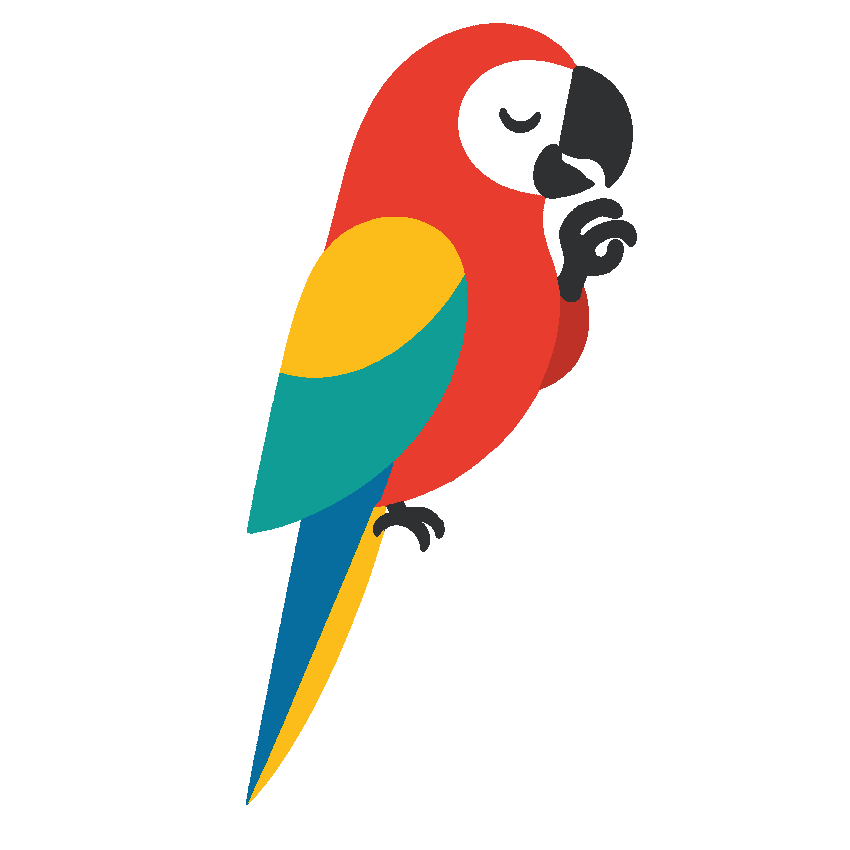
#> input picture resources/waajacamaya.png, 850 x 850 px
$ python -i transparent_hole_knockout.py   (imports and definitions only)
#> lines starting #> are read from the running program, lines starting #| are printed output that depends on the picture
#> further down, picture is the input picture: PIL image 850x850 RGBA; mean R, G, B, A 27.2, 19.1, 12.9, 45.6
#!/usr/bin/env python3
from __future__ import annotations

import argparse
import json
import shutil
import sys
from dataclasses import dataclass
from pathlib import Path
from typing import Any

import numpy as np
from PIL import Image, ImageDraw, ImageFilter


Shape = dict[str, Any]


@dataclass(slots=True)
class KnockoutItem:
    file: str
    erase: list[Shape]
    protect: list[Shape]
    force_erase: list[Shape]
    match: dict[str, Any] | None
    feather: float
    protect_feather: float
    supersample: int


def die(message: str) -> None:
    print(f"transparent_hole_knockout.py: error: {message}", file=sys.stderr)
    raise SystemExit(2)


# [26 lines left out: functions read_config, as_box, not called in this run]


def scaled_box(box: tuple[float, float, float, float], scale: int) -> tuple[int, int, int, int]:
    return tuple(int(round(value * scale)) for value in box)  # type: ignore[return-value]


# [99 lines left out: functions scaled_points, draw_shape, draw_mask, combine_masks, intersect_masks, add_masks and 2 more, not called in this run]


def write_checker_preview(image: Image.Image, output: Path, *, cell: int = 24) -> None:
#> called with output = 'out.png', cell = 24
    width, height = image.size
#> width = 850; height = 850
    checker = Image.new("RGB", (width, height), "white")
#> checker: PIL image 850x850 RGB; every value is 255
    draw = ImageDraw.Draw(checker)
    for y in range(0, height, cell):
        for x in range(0, width, cell):
            if ((x // cell) + (y // cell)) % 2 == 0:
                draw.rectangle((x, y, x + cell - 1, y + cell - 1), fill=(200, 200, 200))
    preview = checker.convert("RGBA")
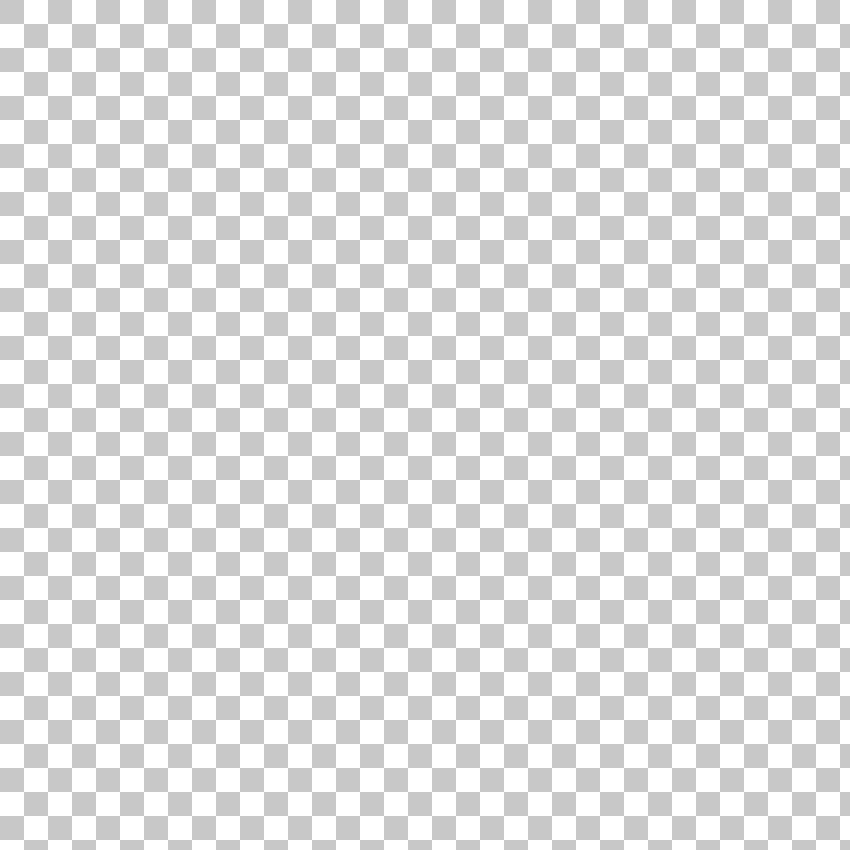
#> preview: PIL image 850x850 RGBA; mean R, G, B, A 227.5, 227.5, 227.5, 255
    preview.alpha_composite(image.convert("RGBA"))
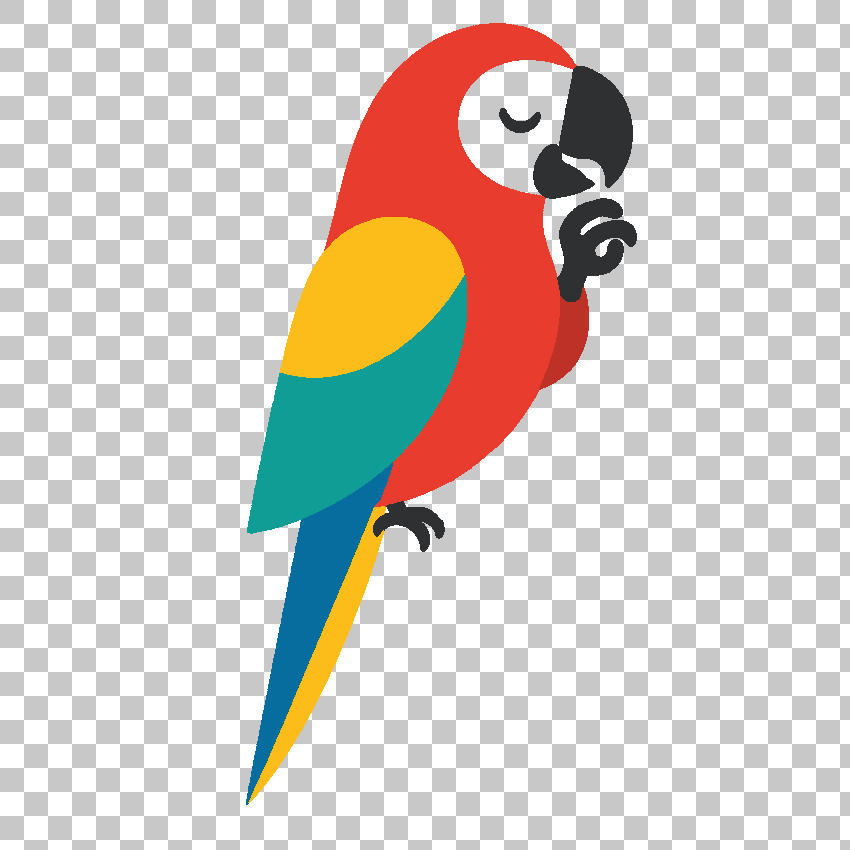
#> preview: PIL image 850x850 RGBA; mean R, G, B, A 214, 205.9, 199.7, 255
#> (the run stopped early here; a loop or call above may not have finished)
